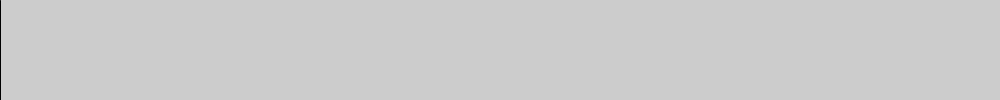
Frame 1 (no input)
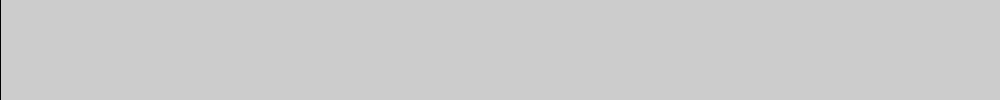
Frame 60 (the mouse pressed at the canvas centre just before this capture)
Frame 120 (the mouse held since frame 60 and released just before this capture): identical to frame 60, image omitted

The Processing sketch that drew these frames (run headless with seeded random() and noise(); from frame 60 on, the mouse is pressed at the canvas centre):

// Processing sketch: millis
// ── millis.pde
// Uses millis() function to start a line in motion 3 sec
// after program starts

int x = 0;

void setup(){
  size(1000, 100);
}

void draw(){
  if (millis() > 3000){
    x++;
  }
  line(x, 0, x, 100);
  println(x);
}
